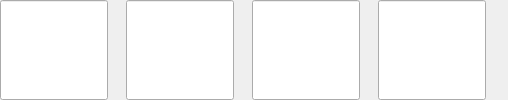
               <widget class="QWidget" name="widget_antonym1" native="true">
                <layout class="QHBoxLayout" name="horizontalLayout_23">
                 <property name="spacing">
                  <number>18</number>
                 </property>
                 <property name="leftMargin">
                  <number>0</number>
                 </property>
                 <property name="topMargin">
                  <number>0</number>
                 </property>
                 <property name="rightMargin">
                  <number>0</number>
                 </property>
                 <property name="bottomMargin">
                  <number>0</number>
                 </property>
                 <item>
                  <widget class="LinkLabel" name="linkLabel_antonym4">
                   <property name="sizePolicy">
                    <sizepolicy hsizetype="Preferred" vsizetype="Preferred">
                     <horstretch>0</horstretch>
                     <verstretch>0</verstretch>
                    </sizepolicy>
                   </property>
                   <property name="minimumSize">
                    <size>
                     <width>0</width>
                     <height>44</height>
                    </size>
                   </property>
                  </widget>
                 </item>
                 <item>
                  <widget class="LinkLabel" name="linkLabel_antonym5">
                   <property name="sizePolicy">
                    <sizepolicy hsizetype="Preferred" vsizetype="Preferred">
                     <horstretch>0</horstretch>
                     <verstretch>0</verstretch>
                    </sizepolicy>
                   </property>
                   <property name="minimumSize">
                    <size>
                     <width>0</width>
                     <height>44</height>
                    </size>
                   </property>
                  </widget>
                 </item>
                 <item>
                  <widget class="LinkLabel" name="linkLabel_antonym6">
                   <property name="sizePolicy">
                    <sizepolicy hsizetype="Preferred" vsizetype="Preferred">
                     <horstretch>0</horstretch>
                     <verstretch>0</verstretch>
                    </sizepolicy>
                   </property>
                   <property name="minimumSize">
                    <size>
                     <width>0</width>
                     <height>44</height>
                    </size>
                   </property>
                  </widget>
                 </item>
                 <item>
                  <widget class="LinkLabel" name="linkLabel_antonym7">
                   <property name="sizePolicy">
                    <sizepolicy hsizetype="Preferred" vsizetype="Preferred">
                     <horstretch>0</horstretch>
                     <verstretch>0</verstretch>
                    </sizepolicy>
                   </property>
                   <property name="minimumSize">
                    <size>
                     <width>0</width>
                     <height>44</height>
                    </size>
                   </property>
                  </widget>
                 </item>
                 <item>
                  <spacer name="horizontalSpacer_6">
                   <property name="orientation">
                    <enum>Qt::Horizontal</enum>
                   </property>
                   <property name="sizeHint" stdset="0">
                    <size>
                     <width>22</width>
                     <height>20</height>
                    </size>
                   </property>
                  </spacer>
                 </item>
                </layout>
               </widget>
